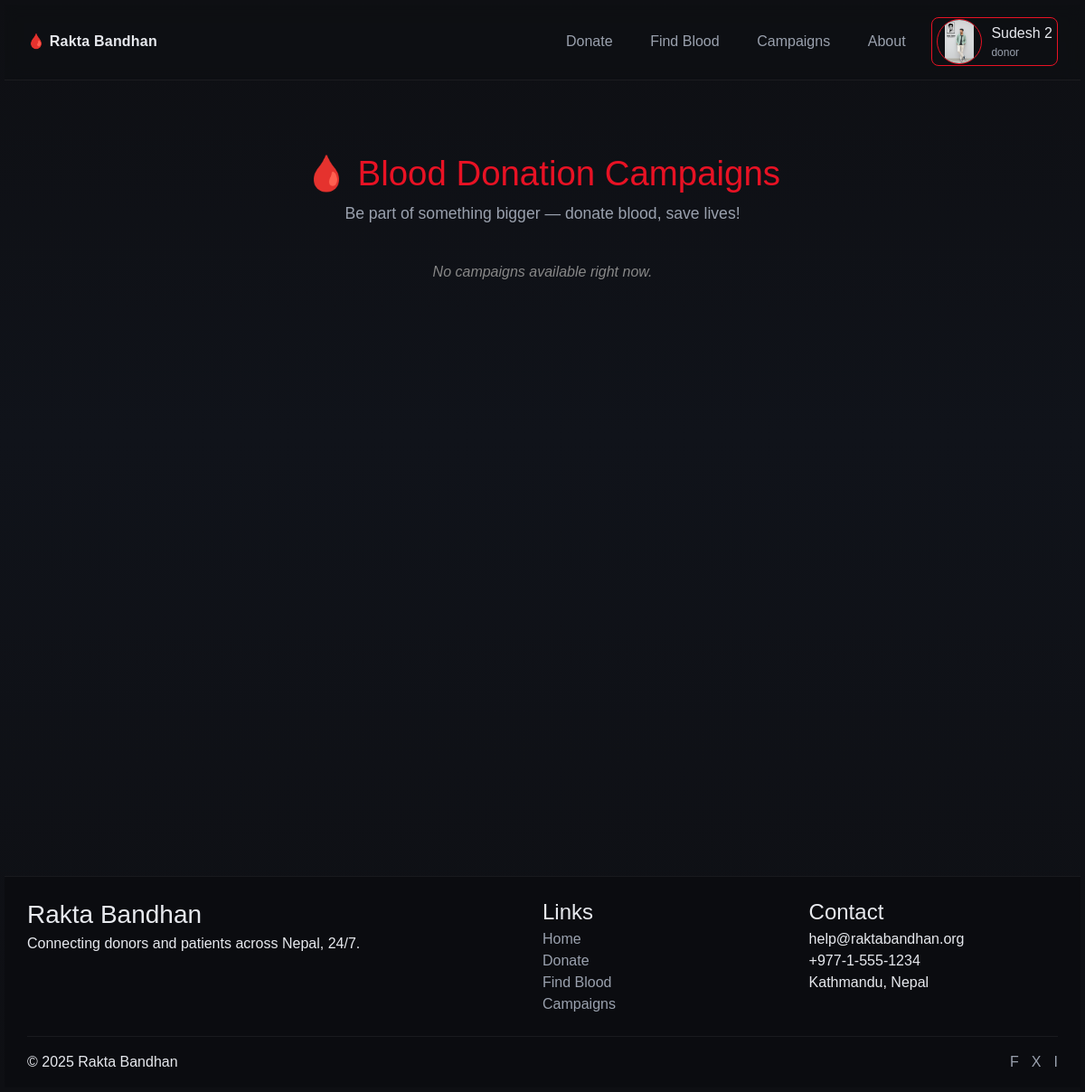
Page /campaigns (signed in) on the earlier database version.
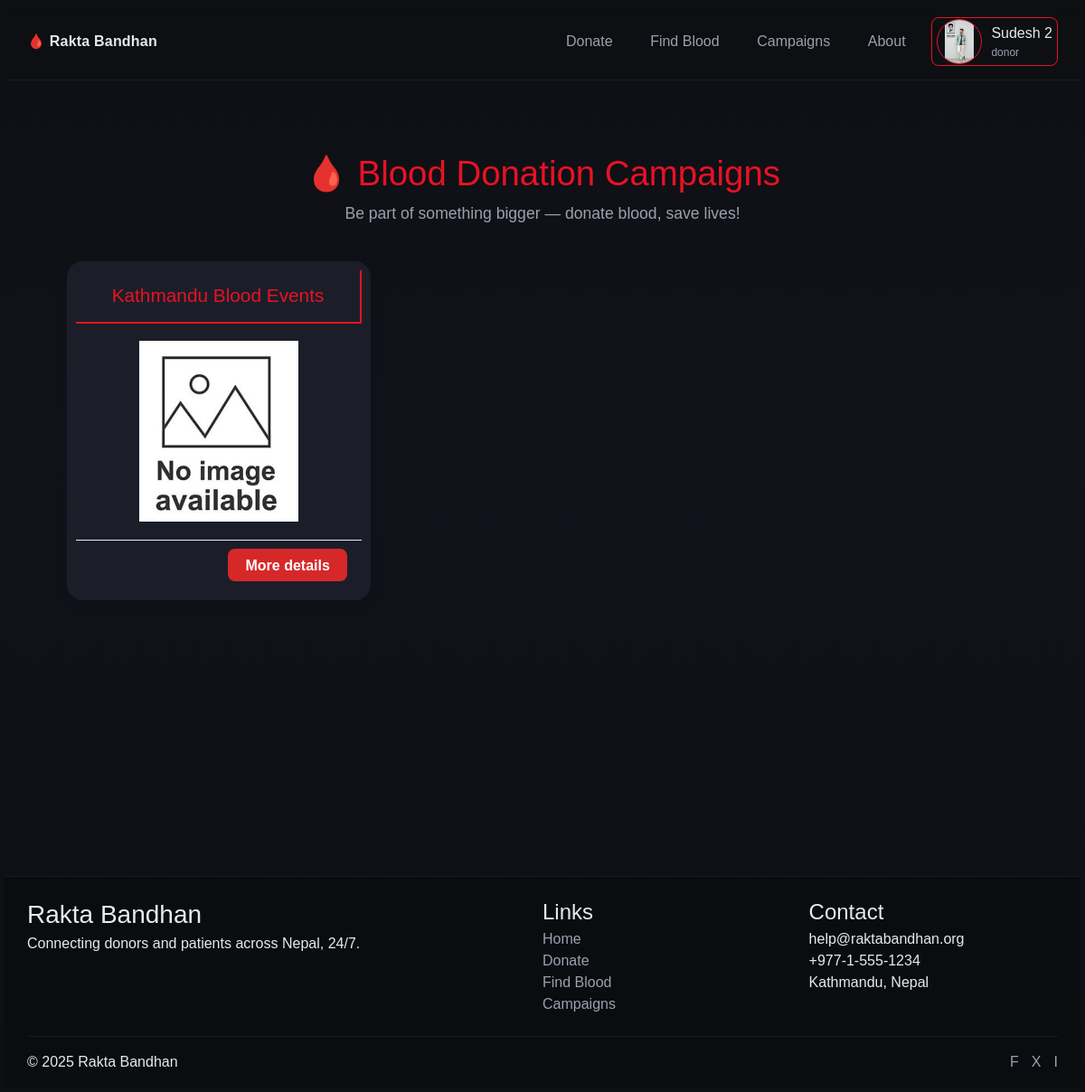
Same page on the later database version.
### models.py (models this page shows)
class User(db.Model, UserMixin):
    __tablename__ = "users"
    id = db.Column(db.Integer, primary_key=True)
    username = db.Column(db.String(100), nullable=False)
    password = db.Column(db.String(200), nullable=False)
    email = db.Column(db.String(120), unique=True, nullable=False)
    phone = db.Column(db.String(20), nullable=False, unique=True)
    blood_grp = db.Column(db.String(5), nullable=False)
    address = db.Column(db.String(200), nullable=False)
    profile_picture = db.Column(db.String(200), default='defaultImg/default.jpg')
    role = db.Column(db.String(20), nullable=False)
    donor = db.relationship('Donor', backref='user', uselist=False)
    requests = db.relationship('BloodRequest', backref='recipient', lazy=True)

class Campaign(db.Model):
    __tablename__ = "campaigns"
    id = db.Column(db.Integer, primary_key=True)
    title = db.Column(db.String(100), nullable=False)
    camp_img = db.Column(db.String(255), nullable=True)
    location = db.Column(db.String(100), nullable=False)
    date = db.Column(db.Date, nullable=False)
    exp_date = db.Column(db.Date, nullable=False)
    organizer = db.Column(db.String(100), nullable=True)
    description = db.Column(db.Text, nullable=True)
    participants = db.relationship("Participant", backref="event", lazy=True, cascade="all, delete-orphan")

### routes/routes.py (the view)
@app.route("/campaigns")
def campaigns():
    paginations = request.args.get('page', 1, type=int)
    all_campaigns = Campaign.query.order_by(Campaign.date.asc()).paginate(page=paginations, per_page=9)
    return render_template("events/campaign.html", campaigns=all_campaigns, paginations=paginations)

### app.py (called while the page is built)
@login_manager.user_loader
def load_user(user_id):
    if not user_id or user_id == "None":
        return None
    return User.query.get(int(user_id))

@app.context_processor
def inject_name():
    if current_user.is_authenticated:
        role = current_user.role.capitalize()
        return dict(name=f"{current_user.username} ({role})")
    return dict(name="")

@app.context_processor
def utility_processor():
    return dict(flash_categories=flash_categories)

### templates/events/campaign.html (shortened to what this page needs)
{% extends 'base.html' %}
{% block content %}
<link rel="stylesheet" href="{{ url_for('static', filename='campaign.css') }}">
<section class="campaigns-section">
    <div class="campaigns-header-container">
        <div class="campaigns-header">
            <h1>🩸 Blood Donation Campaigns</h1>
            <p>Be part of something bigger — donate blood, save lives!</p>
        </div>
    </div>
    <div class="campaigns-grid">
        {% for c in campaigns %}
        <div class="campaign-card">
            <div class="card-header">
                <h3>{{ c.title }}</h3>
            </div>
            <div class="card-body">
                {% if c.camp_img %}
                <img src="{{ url_for('static', filename='campaigns/' + c.camp_img) }}" alt="{{ c.title }}">
                {% else %}
                <img src="{{ url_for('static', filename='defaultImg/noimage.jpg') }}" alt="Default Image">
                {% endif %}
            </div>
            <div class="card-footer">
                <a href="{{ url_for('campaign_detail', campaign_id=c.id) }}" class="btn-join">More details</a>
            </div>
        </div>
        {% else %}
        <p class="no-campaigns">No campaigns available right now.</p>
        {% endfor %}
    </div>
</section>
{% endblock %}

### templates/base.html (shortened to what this page needs)
<!DOCTYPE html>
<html>
    <head>
        {% if current_user.role == "donor" %}
        <link rel="stylesheet" type="text/css" href="{{ url_for('static', filename='site2.css')}}" />
        {% elif current_user.role == "recipient" %}
        <link rel="stylesheet" type="text/css" href="{{ url_for('static', filename='site.css')}}" />
        {% endif %}
        <link rel="stylesheet" type="text/css" href="{{ url_for('static', filename='main.css')}}" />
        <link href="https://cdn.jsdelivr.net/npm/bootstrap@5.3.3/dist/css/bootstrap.min.css" rel="stylesheet">
    </head>
    <body>
        {% include "navbar.html" %}
        <div class="body-content container">
            {% block content %}
            {% endblock %}
        </div>
        {% include "footer.html" %}
    </body>
</html>

### templates/navbar.html (shortened to what this page needs)
<link rel="stylesheet" href="{{ url_for('static', filename='navbar.css') }}">
{% if current_user.is_authenticated %}
<header class="nav">
  <div class="nav__wrap container">
    <a class="brand" href="{{ url_for('home') }}">🩸 Rakta Bandhan</a>
    <nav class="menu" aria-label="Primary">
      <a href="{{ url_for('donate_blood') }}">Donate</a>
      <a href="{{ url_for('find_blood') }}">Find Blood</a>
      <a href="{{ url_for('campaigns') }}">Campaigns</a>
      <a href="{{ url_for('about') }}">About</a>
      {% if current_user.is_authenticated %}
      <div class="profile-dropdown">
        <div class="profile_pic">
          {% if current_user.role == 'recipient' or current_user.role == 'donor' %}
          <img class="profile_image" src="{{ url_for('static', filename='profile_pics/' + current_user.profile_picture) }}" alt="Profile Picture">
          {% elif current_user.role == 'admin' %}
          <img class="profile_image" src="{{ url_for('static', filename='defaultImg/admin_dflt.jpg') }}" alt="Profile Picture">
          {% else %}
          <img class="profile_image" src="{{ url_for('static', filename='defaultImg/default.png') }}" alt="Profile Picture">
          {% endif %}
        </div>
        <div class="profile_info">
          <p class="user_name">{{ current_user.username }} {{ current_user.id}}</p>
          <p class="user-role m-0">{{ current_user.role }}</p>
        </div>
      </div>
      {% endif %}
    </nav>
  </div>
</header>
{% endif %}

### templates/footer.html
<link rel="stylesheet" href="{{ url_for('static', filename='footer.css') }}">
{% if current_user.is_authenticated %}
<footer class="footer">
    <div class="footer__grid container">
        <div>
            <h3>Rakta Bandhan</h3>
            <p class="muted">Connecting donors and patients across Nepal, 24/7.</p>
        </div>
        <div>
            <h4>Links</h4>
            <ul>
                <li><a href="{{ url_for('home') }}">Home</a></li>
                <li><a href="{{ url_for('recipient_dashboard') }}">Donate</a></li>
                <li><a href="{{ url_for('find_blood') }}">Find Blood</a></li>
                <li><a href="{{ url_for('events') }}">Campaigns</a></li>
            </ul>
        </div>
        <div>
            <h4>Contact</h4>
            <ul>
                <li>help@raktabandhan.org</li>
                <li>+977-1-555-1234</li>
                <li>Kathmandu, Nepal</li>
            </ul>
        </div>
    </div>
    <div class="footer__bar container">
        <span>© 2025 Rakta Bandhan</span>
        <div class="socials">
            <a href="#" aria-label="Facebook">F</a>
            <a href="#" aria-label="X">X</a>
            <a href="#" aria-label="Instagram">I</a>
        </div>
    </div>
</footer>
{% endif %}

### static/site2.css (style rules this page uses)
:root { --primary: #8a0303; --bg: var(--primary); --surface: #0f1015; --surface-2: #1b1e29; --text: #e7e9ee; --muted: #9aa1ae; --ring: 0 0 0 2px rgba(225, 29, 72, 0.35); --radius: 20px; --shadow: 0 10px 25px rgba(0, 0, 0, .35); }

### static/main.css (style rules this page uses)
:root { --primary: #e81224; --bg: var(--primary); --surface: #0f1015; --surface-2: #1b1e29; --text: #e7e9ee; --muted: #9aa1ae; --ring: 0 0 0 2px rgba(225, 29, 72, 0.35); --radius: 20px; --shadow: 0 10px 25px rgba(0, 0, 0, .35); }
* { box-sizing: border-box; color: var(--text); font-family: 'Gill Sans', 'Gill Sans MT', Calibri, 'Trebuchet MS', sans-serif !important; }
.body-content { margin: 2rem 1rem; }
body { margin: 0; font-family: Inter, system-ui, Segoe UI, Arial, Helvetica, sans-serif; background: linear-gradient(180deg, #0e0f13, #10131a 40%, #0e0f13); color: var(--text); line-height: 1.6; padding: 5px; position: relative; }
.container { width: 1200px; margin-inline: auto }

### static/navbar.css (style rules this page uses)
.nav { position: sticky; top: 0; z-index: 50; backdrop-filter: blur(8px); background: rgba(14, 15, 19, .6); border-bottom: 1px solid rgba(255, 255, 255, .06); }
.nav__wrap { display: flex; align-items: center; justify-content: space-between; padding: 0.9rem 0; }
.brand { color: var(--text); text-decoration: none; font-weight: 700; letter-spacing: .2px }
.menu { display: flex; gap: 1rem; align-items: center }
.menu a { color: var(--muted); text-decoration: none; padding: .5rem .8rem; border-radius: 12px }
.profile_info { display: inline-block; vertical-align: middle; }
.user_name, .user-role { color: var(--text); font-weight: 500; margin: 0px; }
.user-role { font-size: 12px; color: var(--muted); font-weight: 400; }
.profile-dropdown { position: relative; display: flex; gap: 10px; align-items: center; cursor: pointer; justify-content: center; align-items: center; padding: 1px 5px ; border: 1px solid var(--primary); border-radius: 8px; }
.profile_pic { display: flex; }
.profile_pic img { width: 50px; height: 50px; object-fit: contain; border-radius: 50%; border: 1px solid var(--primary); }

### static/campaign.css (style rules this page uses)
.campaigns-section { padding: 3rem 2rem; min-height: 100vh; text-align: center; color: #222; }
.campaigns-header { display: flex; flex-direction: column; justify-content: center; }
.campaigns-header h1 { font-size: 2.4rem; color: var(--primary); margin-bottom: 0.5rem; }
.campaigns-header p { color: var(--muted); font-size: 1.1rem; margin-bottom: 2.5rem; }
.campaigns-header-container { display: flex; justify-content: center; }
.campaigns-grid { display: grid; grid-template-columns: repeat(auto-fit, minmax(320px, 1fr)); gap: 1.8rem; justify-content: center; align-items: stretch; }
.campaign-card { width: 21rem; background: var(--surface-2); border-radius: 18px; padding: 10px; box-shadow: 0 4px 15px rgba(0, 0, 0, 0.08); overflow: hidden; transition: all 0.3s ease; display: flex; flex-direction: column; justify-content: space-between; }
.card-header { border-bottom: var(--primary) 2px solid; border-right: var(--primary) 2px solid; padding: 1rem; }
.card-header h3 { margin: 0; color: var(--primary); font-size: 1.3rem; }
.card-body { padding: 1.2rem; text-align: left; }
.card-body img { width: 100%; height: 200px; object-fit: contain; border-radius: 12px; }
.card-footer { padding: 1rem; border-top: 1px solid #eee; text-align: right; }
.btn-join { background: #d62828; color: #fff; padding: 0.6rem 1.2rem; border-radius: 8px; text-decoration: none; font-weight: 600; transition: background 0.3s; }

### static/footer.css (style rules this page uses)
.footer { margin-top: 3rem; background: #0b0c10; border-top: 1px solid rgba(255, 255, 255, .06) }
.footer__grid { display: grid; gap: 1.2rem; grid-template-columns: 2fr 1fr 1fr; padding: 1.4rem 0; }
.footer__grid h3, .footer__grid h4 { margin: .2rem 0 }
.footer__grid ul { list-style: none; margin: 0; padding: 0 }
.footer__grid a { color: var(--muted); text-decoration: none }
.footer__bar { display: flex; justify-content: space-between; align-items: center; gap: 1rem; border-top: 1px solid rgba(255, 255, 255, .06); padding: 1rem 0; color: var(--muted) }
.socials a { text-decoration: none; color: var(--muted); margin-left: .6rem }

Differences in the rows shown:
added Campaign: title "Kathmandu Blood Events"
Other differences:
text no longer shown: "No campaigns available right now."
